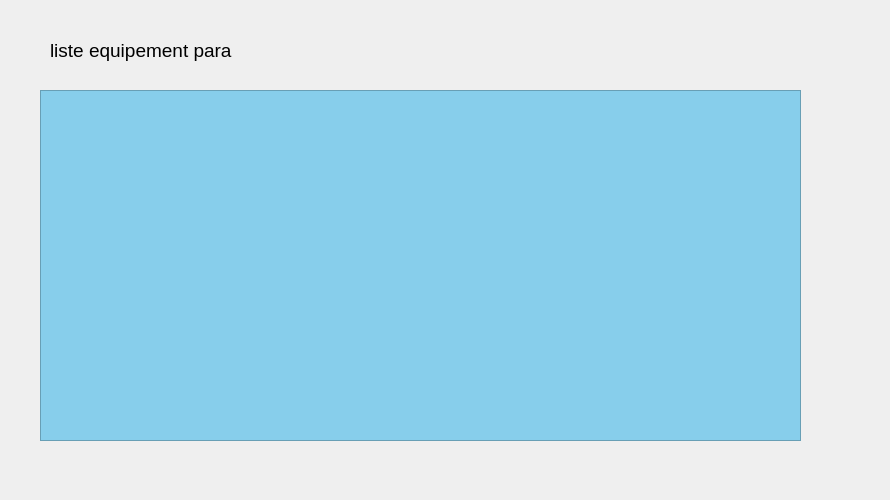
      <widget class="QWidget" name="tab_5">
       <attribute name="title">
        <string>Afficher les equipements para</string>
       </attribute>
       <widget class="QTableView" name="tableEquip">
        <property name="geometry">
         <rect>
          <x>40</x>
          <y>90</y>
          <width>761</width>
          <height>351</height>
         </rect>
        </property>
        <property name="styleSheet">
         <string notr="true">background-color:skyblue;</string>
        </property>
       </widget>
       <widget class="QLabel" name="label_37">
        <property name="geometry">
         <rect>
          <x>0</x>
          <y>0</y>
          <width>881</width>
          <height>491</height>
         </rect>
        </property>
        <property name="text">
         <string/>
        </property>
        <property name="pixmap">
         <pixmap>../../Desktop/2A/Projet_C++/blue-medical-science-background-vector-19610567.jpg</pixmap>
        </property>
       </widget>
       <widget class="QLabel" name="label_38">
        <property name="geometry">
         <rect>
          <x>50</x>
          <y>20</y>
          <width>241</width>
          <height>61</height>
         </rect>
        </property>
        <property name="font">
         <font>
          <pointsize>14</pointsize>
         </font>
        </property>
        <property name="text">
         <string>liste equipement para</string>
        </property>
       </widget>
       <zorder>label_37</zorder>
       <zorder>tableEquip</zorder>
       <zorder>label_38</zorder>
      </widget>
